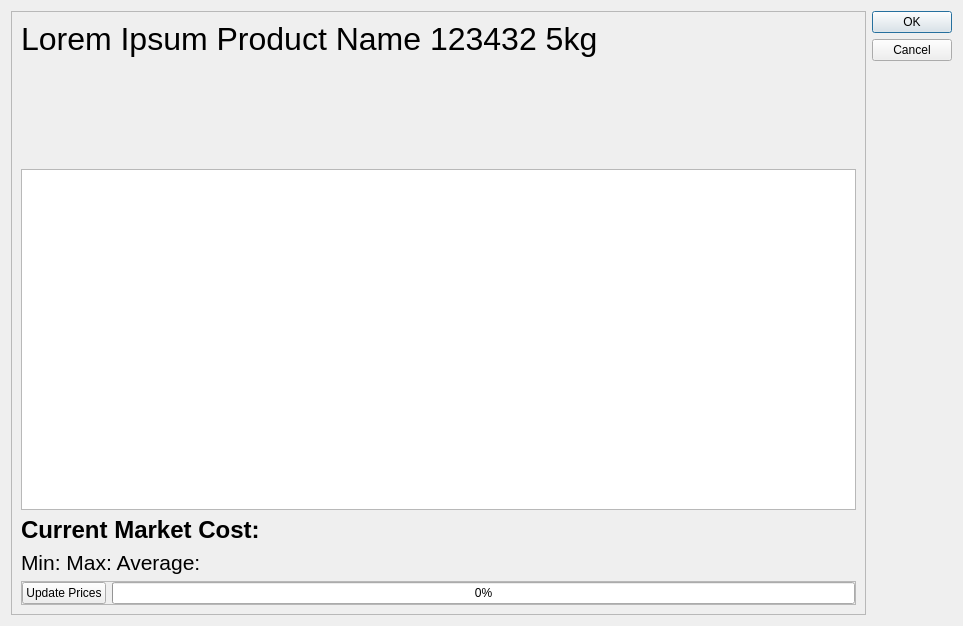
<?xml version="1.0" encoding="UTF-8"?>
<ui version="4.0">
 <class>Dialog</class>
 <widget class="QDialog" name="Dialog">
  <property name="geometry">
   <rect>
    <x>0</x>
    <y>0</y>
    <width>963</width>
    <height>626</height>
   </rect>
  </property>
  <property name="windowTitle">
   <string>Dialog</string>
  </property>
  <layout class="QHBoxLayout" name="horizontalLayout">
   <item>
    <widget class="QScrollArea" name="scrollArea">
     <property name="frameShadow">
      <enum>QFrame::Plain</enum>
     </property>
     <property name="widgetResizable">
      <bool>true</bool>
     </property>
     <widget class="QWidget" name="scrollAreaWidgetContents">
      <property name="geometry">
       <rect>
        <x>0</x>
        <y>0</y>
        <width>839</width>
        <height>602</height>
       </rect>
      </property>
      <layout class="QVBoxLayout" name="verticalLayout">
       <item>
        <widget class="QLabel" name="product_title">
         <property name="sizePolicy">
          <sizepolicy hsizetype="Fixed" vsizetype="Fixed">
           <horstretch>0</horstretch>
           <verstretch>0</verstretch>
          </sizepolicy>
         </property>
         <property name="font">
          <font>
           <pointsize>24</pointsize>
          </font>
         </property>
         <property name="text">
          <string>Lorem Ipsum Product Name 123432 5kg</string>
         </property>
        </widget>
       </item>
       <item>
        <widget class="QLabel" name="product_image">
         <property name="sizePolicy">
          <sizepolicy hsizetype="Fixed" vsizetype="Fixed">
           <horstretch>0</horstretch>
           <verstretch>0</verstretch>
          </sizepolicy>
         </property>
         <property name="minimumSize">
          <size>
           <width>300</width>
           <height>100</height>
          </size>
         </property>
         <property name="maximumSize">
          <size>
           <width>700</width>
           <height>200</height>
          </size>
         </property>
         <property name="text">
          <string/>
         </property>
        </widget>
       </item>
       <item>
        <widget class="QTableView" name="tableView"/>
       </item>
       <item>
        <widget class="QLabel" name="current_price_label">
         <property name="font">
          <font>
           <pointsize>18</pointsize>
           <weight>75</weight>
           <bold>true</bold>
          </font>
         </property>
         <property name="text">
          <string>Current Market Cost:</string>
         </property>
        </widget>
       </item>
       <item>
        <widget class="QLabel" name="label">
         <property name="font">
          <font>
           <pointsize>16</pointsize>
          </font>
         </property>
         <property name="text">
          <string>Min: Max: Average:</string>
         </property>
        </widget>
       </item>
       <item>
        <widget class="QFrame" name="frame">
         <property name="minimumSize">
          <size>
           <width>0</width>
           <height>0</height>
          </size>
         </property>
         <property name="frameShape">
          <enum>QFrame::StyledPanel</enum>
         </property>
         <property name="frameShadow">
          <enum>QFrame::Plain</enum>
         </property>
         <layout class="QHBoxLayout" name="horizontalLayout_2">
          <property name="leftMargin">
           <number>0</number>
          </property>
          <property name="topMargin">
           <number>0</number>
          </property>
          <property name="rightMargin">
           <number>0</number>
          </property>
          <property name="bottomMargin">
           <number>0</number>
          </property>
          <item>
           <widget class="QPushButton" name="fetch_data_button">
            <property name="text">
             <string>Update Prices</string>
            </property>
           </widget>
          </item>
          <item>
           <widget class="QProgressBar" name="progressBar">
            <property name="value">
             <number>0</number>
            </property>
            <property name="invertedAppearance">
             <bool>false</bool>
            </property>
           </widget>
          </item>
         </layout>
        </widget>
       </item>
      </layout>
     </widget>
    </widget>
   </item>
   <item>
    <widget class="QDialogButtonBox" name="buttonBox">
     <property name="orientation">
      <enum>Qt::Vertical</enum>
     </property>
     <property name="standardButtons">
      <set>QDialogButtonBox::Cancel|QDialogButtonBox::Ok</set>
     </property>
    </widget>
   </item>
  </layout>
 </widget>
 <resources/>
 <connections>
  <connection>
   <sender>buttonBox</sender>
   <signal>accepted()</signal>
   <receiver>Dialog</receiver>
   <slot>accept()</slot>
   <hints>
    <hint type="sourcelabel">
     <x>248</x>
     <y>254</y>
    </hint>
    <hint type="destinationlabel">
     <x>157</x>
     <y>274</y>
    </hint>
   </hints>
  </connection>
  <connection>
   <sender>buttonBox</sender>
   <signal>rejected()</signal>
   <receiver>Dialog</receiver>
   <slot>reject()</slot>
   <hints>
    <hint type="sourcelabel">
     <x>316</x>
     <y>260</y>
    </hint>
    <hint type="destinationlabel">
     <x>286</x>
     <y>274</y>
    </hint>
   </hints>
  </connection>
 </connections>
</ui>
